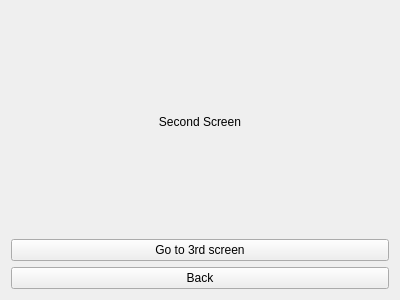
<?xml version="1.0" encoding="UTF-8"?>
<ui version="4.0">
 <class>Frame</class>
 <widget class="QFrame" name="Frame">
  <property name="geometry">
   <rect>
    <x>0</x>
    <y>0</y>
    <width>400</width>
    <height>300</height>
   </rect>
  </property>
  <property name="windowTitle">
   <string>Frame</string>
  </property>
  <property name="styleSheet">
   <string notr="true"/>
  </property>
  <layout class="QVBoxLayout" name="verticalLayout">
   <item>
    <widget class="QLabel" name="message_label">
     <property name="text">
      <string>Second Screen</string>
     </property>
     <property name="alignment">
      <set>Qt::AlignCenter</set>
     </property>
    </widget>
   </item>
   <item>
    <widget class="QPushButton" name="go_to_third_button">
     <property name="text">
      <string>Go to 3rd screen</string>
     </property>
    </widget>
   </item>
   <item>
    <widget class="QPushButton" name="back_button">
     <property name="text">
      <string>Back</string>
     </property>
    </widget>
   </item>
  </layout>
 </widget>
 <resources/>
 <connections/>
</ui>
